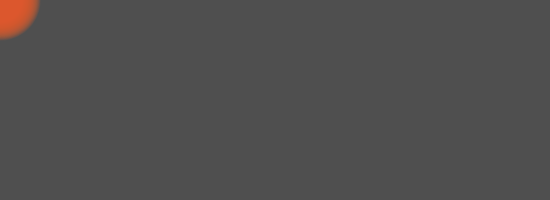
Frame 1 (no input)
Frame 60 (the mouse pressed at the canvas centre just before this capture): identical to frame 1, image omitted
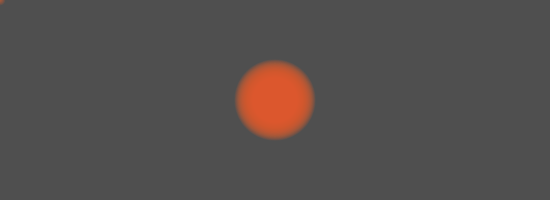
Frame 120 (the mouse held since frame 60 and released just before this capture)

The Processing sketch that drew these frames (run headless with seeded random() and noise(); from frame 60 on, the mouse is pressed at the canvas centre):

// Processing sketch: processing_111214
// ── processing_111214.pde

// globale Variablen zum Ablegen
// der Mausposition(en)
int[] xpos = new int[70];
int[] ypos = new int[70];
 
void setup(){
  size(550, 200);
  smooth();
  noStroke();
}
 
void draw(){
  background (79);
 
  /* Wir verschieben in jedem Einzelbild 
   * alle bisher gespeicherten Mauspositionen 
   * um eins nach vorn in unserem Array. In 
   * das letzte Feld kommt später die 
   * aktuelle Position der Maus.
   */
  for (int i=0; i< xpos.length - 1; i++) {
    xpos[i] = xpos[i + 1];
    ypos[i] = ypos[i + 1];
  }
   
  // aktuelle Mausposition in das letzte Feld speichern
  xpos[xpos.length - 1] = mouseX;
  ypos[xpos.length - 1] = mouseY;
 
  // Zeichnen aller Kreise
  for (int i=0; i < xpos.length; i++) {
    fill (229, 90, 38, 25);
    ellipse (xpos[i], ypos[i], i / 0.85, i / 0.85);
  }
}
